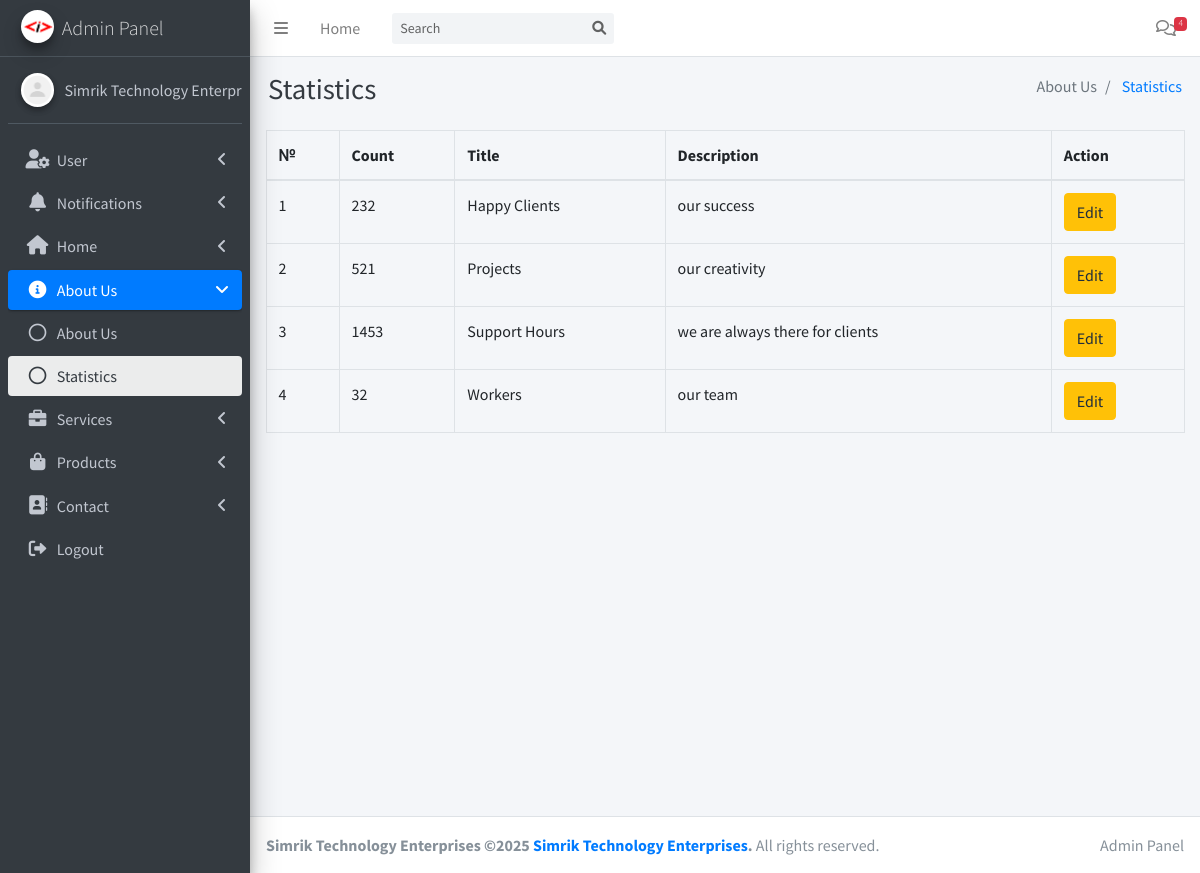
The app's page /admin/statistics.php (signed in) with its own data.
### tables this page shows
CREATE TABLE statistics (
    id INT AUTO_INCREMENT PRIMARY KEY,
    icon VARCHAR(50),
    count INT,
    title VARCHAR(100),
    description VARCHAR(255)
);

### config.php (called while the page is built, shortened)
<?php
class Database
{
    private $conn;
    public function __construct()
    {
        $servername = "localhost";
        $username = "root";
        $password = "";
        $dbname = "pragatin_simriktechnp";
        $this->conn = new mysqli($servername, $username, $password, $dbname);
    }
    public function executeQuery($sql)
    {
        $result = $this->conn->query($sql);
        return $result;
    }
    public function select($table, $columns = "*", $condition = "")
{
    $sql = "SELECT $columns FROM $table $condition";
    $result = $this->executeQuery($sql);
    $data = [];
    while ($row = $result->fetch_assoc()) {
        $data[] = $row;
    }
    return $data;
}
}

### admin/check.php (called while the page is built, shortened)
<?php
include '../config.php';
$query = new Database();

### admin/statistics.php (the view, shortened to what this page needs)
<?php include 'check.php'; ?>
<?php $statistics = $query->select('statistics', '*') ?>
<!DOCTYPE html>
<html lang="en">
<head>
    <?php include 'includes/css.php'; ?>
</head>
<body class="hold-transition sidebar-mini">
    <div class="wrapper">
        <?php include 'includes/header.php' ?>
        <div class="content-wrapper">
            <section class="content">
                <div class="container-fluid">
                    <div class="row">
                        <div class="col-12">
                            <table class="table table-bordered">
                                <thead>
                                    <tr>
                                        <th>№</th>
                                        <th>Count</th>
                                        <th>Title</th>
                                        <th>Description</th>
                                        <th>Action</th>
                                    </tr>
                                </thead>
                                <tbody>
                                    <?php foreach ($statistics as $statistic): ?>
                                        <tr>
                                            <td><?php echo $statistic['id']; ?></td>
                                            <td><?php echo $statistic['count']; ?></td>
                                            <td><?php echo $statistic['title']; ?></td>
                                            <td><?php echo $statistic['description']; ?></td>
                                            <td>
                                                <button type="button" class="btn btn-warning" data-toggle="modal" data-target="#editModal<?php echo $statistic['id']; ?>">
                                                    Edit
                                                </button>
                                            </td>
                                        </tr>
                                    <?php endforeach; ?>
                                </tbody>
                            </table>
                        </div>
                    </div>
                </div>
            </section>
        </div>
        <?php include 'includes/footer.php'; ?>
    </div>
</body>
</html>

### records on screen
statistics: id "1", count "232", title "Happy Clients", description "our success"
statistics: id "2", count "521", title "Projects", description "our creativity"
statistics: id "3", count "1453", title "Support Hours", description "we are always there for clients"
statistics: id "4", count "32", title "Workers", description "our team"

### other values on screen
$message_count "4"
$pageTitle "Statistics"
$item['title'] "About Us"
$item['title'] "Statistics"
$menuItem['menuTitle'] "User"
$menuItem['menuTitle'] "Notifications"
$menuItem['menuTitle'] "Home"
$menuItem['menuTitle'] "About Us"
$page['title'] "About Us"
$page['title'] "Statistics"
$menuItem['menuTitle'] "Services"
$menuItem['menuTitle'] "Products"
$menuItem['menuTitle'] "Contact"
